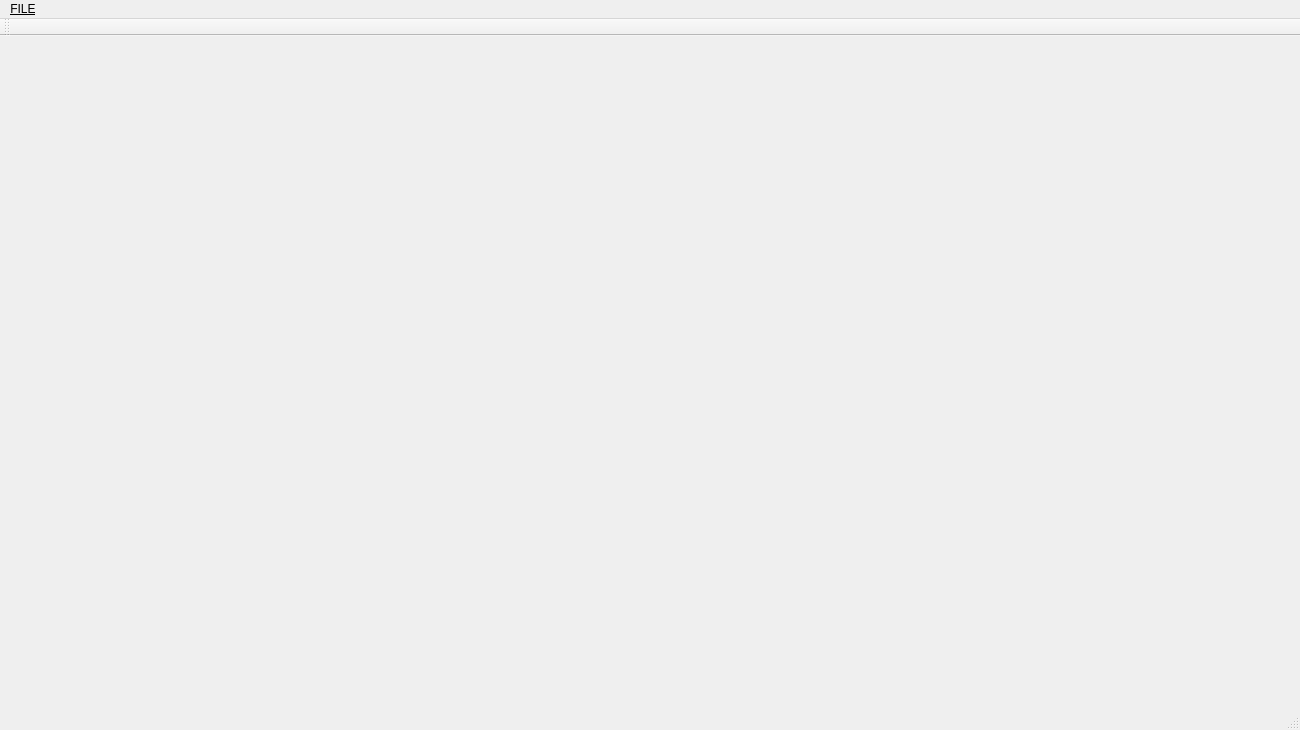
<?xml version="1.0" encoding="UTF-8"?>
<ui version="4.0">
 <class>MainWindow</class>
 <widget class="QMainWindow" name="MainWindow">
  <property name="enabled">
   <bool>true</bool>
  </property>
  <property name="geometry">
   <rect>
    <x>0</x>
    <y>0</y>
    <width>1300</width>
    <height>730</height>
   </rect>
  </property>
  <property name="windowTitle">
   <string>MainWindow</string>
  </property>
  <property name="dockOptions">
   <set>QMainWindow::AllowTabbedDocks|QMainWindow::AnimatedDocks</set>
  </property>
  <widget class="QWidget" name="centralWidget"/>
  <widget class="QMenuBar" name="menuBar">
   <property name="geometry">
    <rect>
     <x>0</x>
     <y>0</y>
     <width>1300</width>
     <height>21</height>
    </rect>
   </property>
   <property name="font">
    <font>
     <weight>50</weight>
     <italic>false</italic>
     <bold>false</bold>
     <underline>true</underline>
    </font>
   </property>
   <widget class="QMenu" name="menuFILE">
    <property name="font">
     <font>
      <weight>50</weight>
      <italic>false</italic>
      <bold>false</bold>
     </font>
    </property>
    <property name="title">
     <string>FILE</string>
    </property>
    <addaction name="actionLoad"/>
   </widget>
   <addaction name="menuFILE"/>
  </widget>
  <widget class="QToolBar" name="mainToolBar">
   <attribute name="toolBarArea">
    <enum>TopToolBarArea</enum>
   </attribute>
   <attribute name="toolBarBreak">
    <bool>false</bool>
   </attribute>
  </widget>
  <widget class="QStatusBar" name="statusBar"/>
  <action name="actionLoad">
   <property name="text">
    <string>Load</string>
   </property>
  </action>
 </widget>
 <layoutdefault spacing="6" margin="11"/>
 <resources/>
 <connections>
  <connection>
   <sender>actionLoad</sender>
   <signal>triggered()</signal>
   <receiver>MainWindow</receiver>
   <slot>load()</slot>
   <hints>
    <hint type="sourcelabel">
     <x>-1</x>
     <y>-1</y>
    </hint>
    <hint type="destinationlabel">
     <x>649</x>
     <y>364</y>
    </hint>
   </hints>
  </connection>
 </connections>
 <slots>
  <slot>load()</slot>
 </slots>
</ui>
